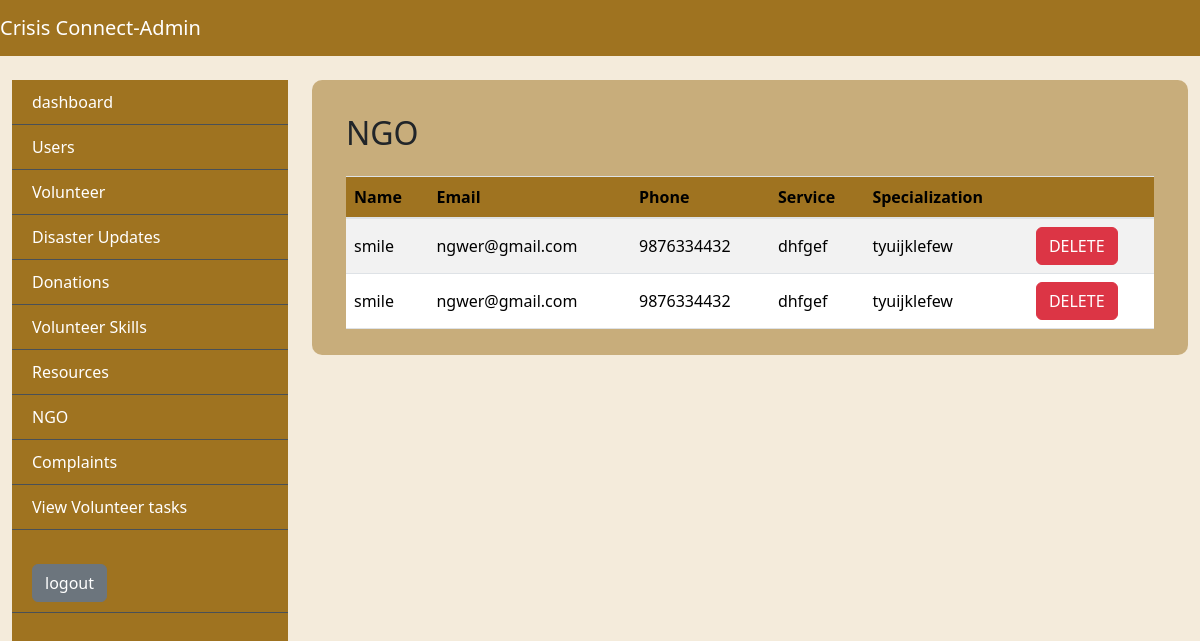
The page /ManageNGO on the database as committed earlier.
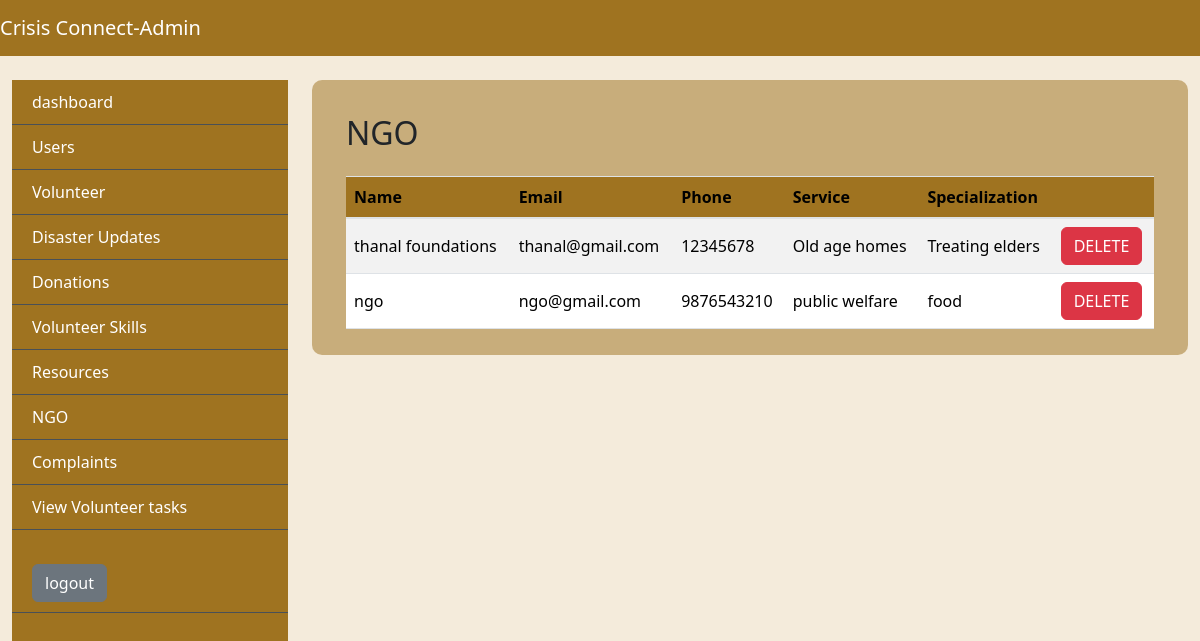
The same page on the database as committed later.
### app/models.py (models this page shows)
class NGOTable(models.Model):
    LOGIN = models.ForeignKey(LoginTable, on_delete=models.CASCADE)
    Name= models.CharField(max_length=30, null=True, blank=True)
    Email= models.CharField(max_length=20, null=True, blank=True)
    Phone= models.BigIntegerField(null=True, blank=True)
    Service= models.CharField(max_length=20, null=True, blank=True)
    Specialization= models.CharField(max_length=20, null=True, blank=True)

### app/views.py (the view)
# urls.py: path('ManageNGO', ManageNGO.as_view(), name="addnmanageNGO"),
class ManageNGO(View):
    def get(self, request):
        obj=NGOTable.objects.all()
        return render(request, "administrator/AddnManageNGO.html",{'val':obj})

### templates/administrator/addnmanageNGO.html
{% extends 'administrator/base.html' %}
{%block body%}
<div class="tbl-div">
  <div class="content container-fluid">
      <div class="container-fluid mt-4">
          <h2 class="mb-4">NGO</h2>
          <div class="table-responsive">
            <table class="table user-table table-striped">
              <thead>
                <tr>
                  <th>Name</th>
                  <th>Email</th>
                  <th>Phone</th>
                  <th>Service</th>
                  <th>Specialization</th>
                  <th></th>
                </tr>
              </thead>
              <tbody>
                {%for i in val%}
                <tr>
                  <td>{{i.Name}}</td>
                  <td>{{i.Email}}</td>
                  <td>{{i.Phone}}</td>
                  <td>{{i.Service}}</td>
                  <td>{{i.Specialization}}</td>
                  <td><a href="delete_ngo/{{i.LOGIN.id}}" class="btn btn-danger" onclick="return confirm('are you sure to delete this user?')">DELETE</a></td>
                </tr>
                {%endfor%}
              </tbody>
            </table>
          </div>
        </div>
  </div>
</div>
{%endblock%}

Rows that differ between the two databases and show on the page:
removed NGOTable: Name "smile", Email "ngwer@gmail.com", Phone "9876334432", Service "dhfgef", Specialization "tyuijklefew"
removed NGOTable: Name "smile", Email "ngwer@gmail.com", Phone "9876334432", Service "dhfgef", Specialization "tyuijklefew"
added NGOTable: Name "thanal foundations", Email "thanal@gmail.com", Phone "12345678", Service "Old age homes", Specialization "Treating elders"
added NGOTable: Name "ngo", Email "ngo@gmail.com", Phone "9876543210", Service "public welfare", Specialization "food"
